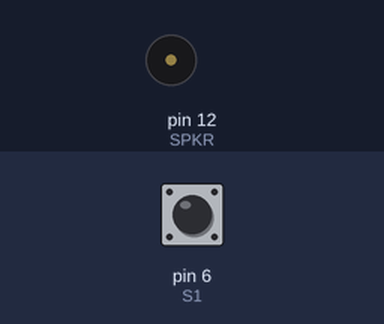
A sketch run on a simulated Arduino Uno, built with avr-gcc and run on an emulated ATmega328P. Parts: buzzer (waves = sounding). Inputs (shaded band) come from the test bench; at power-on: pin 6 (S1) HIGH.

Above: at 1.2 s.
1.3 s: pin 6 (S1) pulled LOW for 0.15 s
At 2.0 s:
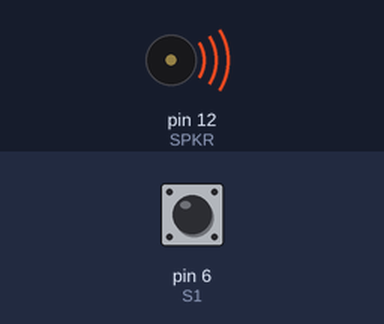
Timing chart, 0 to 8.8 s (numbered marks = the images above; inputs shaded):
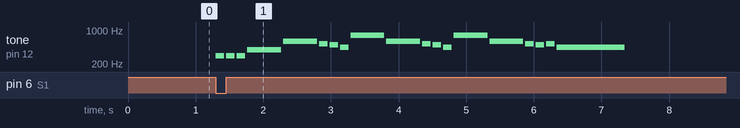

Measured:
- after the input at 1.3 s, tone on pin 12 (SPKR): plays 294 Hz for 0.13 s, 294 Hz for 0.13 s, 294 Hz for 0.13 s, 392 Hz for 0.50 s, 587 Hz for 0.50 s, 523 Hz for 0.13 s … (19 notes in this stretch), starting at once

The sketch:

Unit_10_Program_1_1.ino
```cpp
/*  Title: Unit 10 Program #1.1
 *  Purpose: Play a melody when a switch is pressed
 *  Author: Andy Davis
 *  Date: 5/14/2021
 */

#include "Stemtera_io.h"

int melody[] = {
  NOTE_D4,NOTE_D4,NOTE_D4,NOTE_G4,NOTE_D5,NOTE_C5,NOTE_B4,NOTE_A4,
  NOTE_G5,NOTE_D5,NOTE_C5,NOTE_B4,NOTE_A4,NOTE_G5,NOTE_D5,NOTE_C5,
  NOTE_B4,NOTE_C5,NOTE_A4
};

int noteDuration[] = {
  8,8,8,2,2,8,8,8,2,2,8,8,8,2,2,8,8,8,1
};

void setup(){
  pinMode(S1, INPUT_PULLUP);
}

void loop(){
  if(!digitalRead(S1)){
    for(int note = 0; note < sizeof(melody)/sizeof(int); note++){
      int duration = 1000/noteDuration[note];
      tone(SPKR, melody[note], duration);
      delay(duration+30);
    }
  }
}
```

Stemtera_io.h
```cpp
/*  Header file for the Stemtera IOs
 *  This is to be used with the helper board provided by Prof. Thoen
 */

//LEDs
const int LED1 = 2;
const int LED2 = 3;
const int LED3 = 4;
const int LED4 = 5;

//Push buttons
const int S1 = 6;
const int S2 = 7;
const int S3 = 8;
const int S4 = 9;

//Slide Switches
const int S5 = 10;
const int S6 = 11;

//Speaker
const int SPKR = 12;

//Neopixel Strip
const int Neo = 13;

//Potentiometers - Variable Resistors
const int VR1 = A0;
const int VR2 = A1;

//LDR
const int LDR1 = A2;

//Buzzer
const int BZ1 = A3;


/* Note definitions */
#define NOTE_B0 31
#define NOTE_C1 33
#define NOTE_CS1 35
#define NOTE_D1 37
#define NOTE_DS1 39
#define NOTE_E1 41
#define NOTE_F1 44
#define NOTE_FS1 46
#define NOTE_G1 49
#define NOTE_GS1 52
#define NOTE_A1 55
#define NOTE_AS1 58
#define NOTE_B1 62
#define NOTE_C2 65
#define NOTE_CS2 69
#define NOTE_D2 73
#define NOTE_DS2 78
#define NOTE_E2 82
#define NOTE_F2 87
#define NOTE_FS2 93
#define NOTE_G2 98
#define NOTE_GS2 104
#define NOTE_A2 110
#define NOTE_AS2 117
#define NOTE_B2 123
#define NOTE_C3 131
#define NOTE_CS3 139
#define NOTE_D3 147
#define NOTE_DS3 156
#define NOTE_E3 165
#define NOTE_F3 175
#define NOTE_FS3 185
#define NOTE_G3 196
#define NOTE_GS3 208
#define NOTE_A3 220
#define NOTE_AS3 233
#define NOTE_B3 247
#define NOTE_C4 262
#define NOTE_CS4 277
#define NOTE_D4 294
#define NOTE_DS4 311
#define NOTE_E4 330
#define NOTE_F4 349
#define NOTE_FS4 370
#define NOTE_G4 392
#define NOTE_GS4 415
#define NOTE_A4 440
#define NOTE_AS4 466
#define NOTE_B4 494
#define NOTE_C5 523
#define NOTE_CS5 554
#define NOTE_D5 587
#define NOTE_DS5 622
#define NOTE_E5 659
#define NOTE_F5 698
#define NOTE_FS5 740
#define NOTE_G5 784
#define NOTE_GS5 831
#define NOTE_A5 880
#define NOTE_AS5 932
#define NOTE_B5 988
#define NOTE_C6 1047
#define NOTE_CS6 1109
#define NOTE_D6 1175
#define NOTE_DS6 1245
#define NOTE_E6 1319
#define NOTE_F6 1397
#define NOTE_FS6 1480
#define NOTE_G6 1568
#define NOTE_GS6 1661
#define NOTE_A6 1760
#define NOTE_AS6 1865
#define NOTE_B6 1976
#define NOTE_C7 2093
#define NOTE_CS7 2217
#define NOTE_D7 2349
#define NOTE_DS7 2489
#define NOTE_E7 2637
#define NOTE_F7 2794
#define NOTE_FS7 2960
#define NOTE_G7 3136
#define NOTE_GS7 3322
#define NOTE_A7 3520
#define NOTE_AS7 3729
#define NOTE_B7 3951
#define NOTE_C8 4186
#define NOTE_CS8 4435
#define NOTE_D8 4699
#define NOTE_DS8 4978
```
